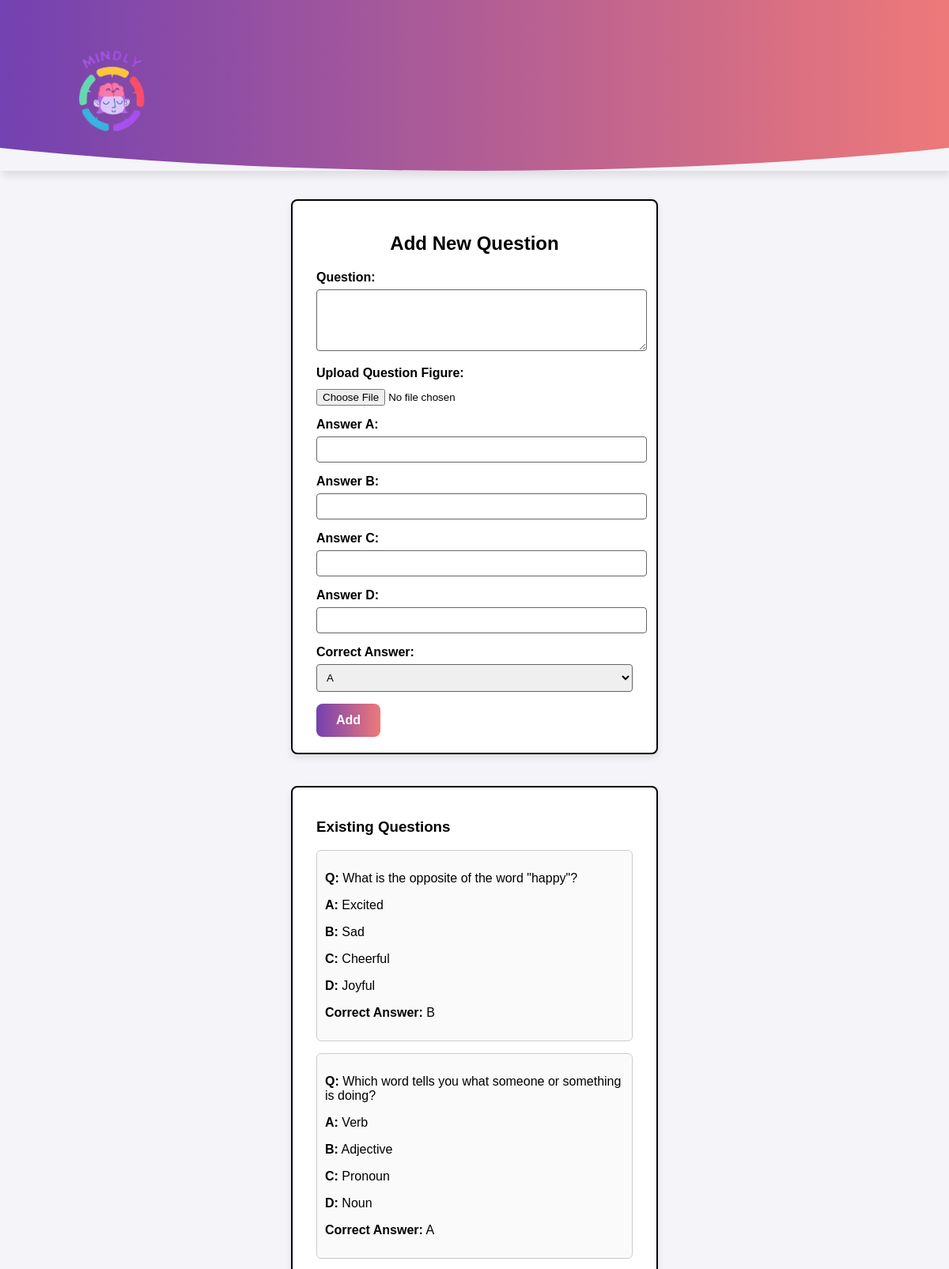
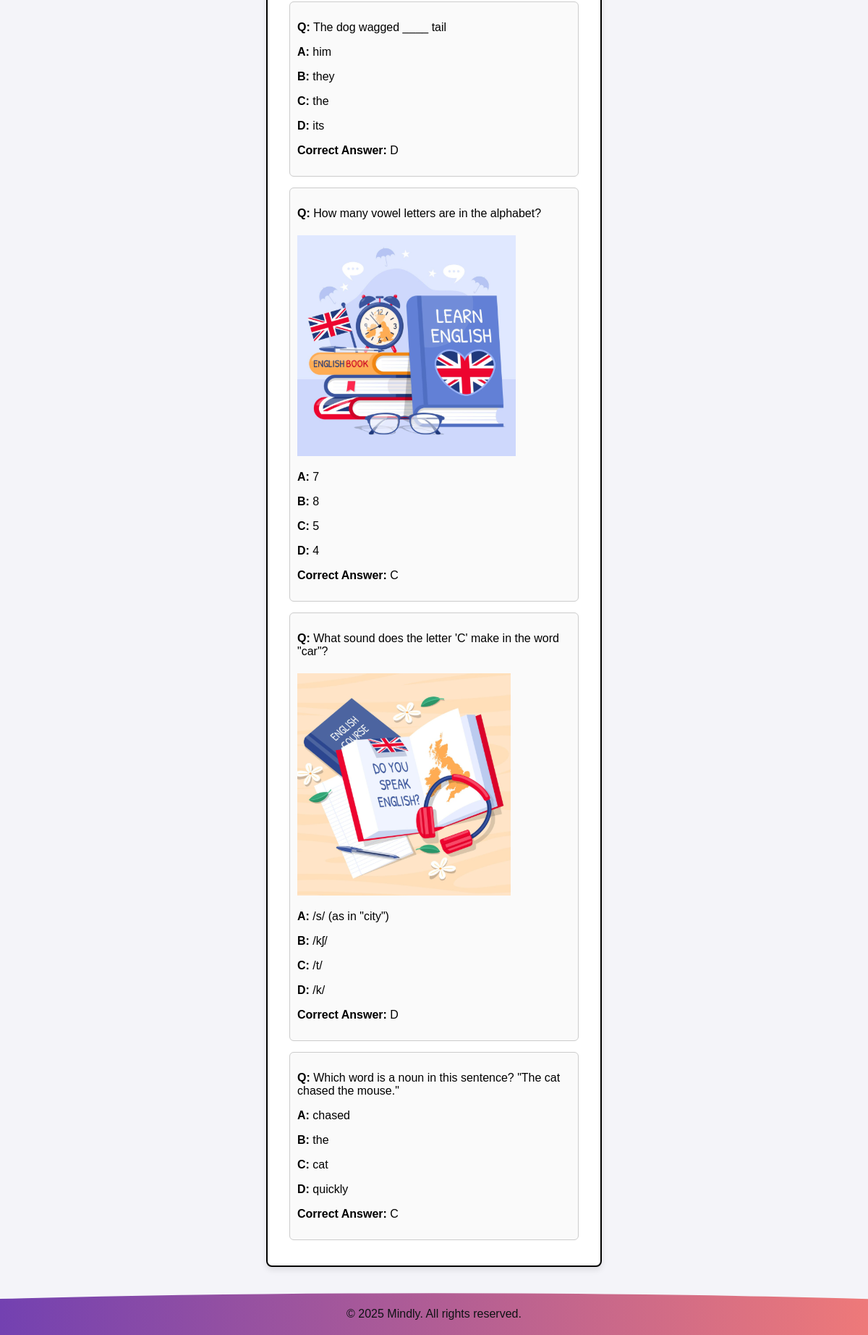
/web2/Addquestion.php?quizID=3342 (signed in), run on the app's committed database (2 pictures, top to bottom).
### tables this page shows
CREATE TABLE `quizquestion` (
  `id` int(11) NOT NULL,
  `quizID` int(11) NOT NULL,
  `question` varchar(500) NOT NULL,
  `questionFigureFileName` varchar(500) NOT NULL,
  `answerA` varchar(500) NOT NULL,
  `answerB` varchar(500) NOT NULL,
  `answerC` varchar(500) NOT NULL,
  `answerD` varchar(500) NOT NULL,
  `correctAnswer` enum('A','B','C','D') NOT NULL
);

### web2/Addquestion.php (the view, shortened to what this page needs)
<?php
$servername = "localhost";
$username = "root";
$password = "root";
$dbname = "mindlydatabase";
$conn = mysqli_connect($servername, $username, $password, $dbname);
$quizID = $_GET['quizID'];
$questions = [];
$sql = "SELECT * FROM quizquestion WHERE quizID = '$quizID'";
$result = mysqli_query($conn, $sql);
if ($result) {
    while ($row = mysqli_fetch_assoc($result)) {
        $questions[] = $row;
    }
}
?>
<!DOCTYPE html>
<html lang="en">
<head>
</head>
<body>
    <header>
        <nav>
          <ul>
            <li><a href="Educators_homepage.php"><img src="images/mindly.png" alt="Mindly Logo" /></a></li>
          </ul>
        </nav>
    </header>
  <br/><br/>
  <div class="container">
    <h2>Add New Question</h2>
    <form method="POST" enctype="multipart/form-data">
      <div class="form-group">
        <label>Question:</label>
        <textarea name="question" rows="4" required></textarea>
      </div>
      <div class="form-group">
        <label>Upload Question Figure:</label>
        <input type="file" name="questionImage" accept="image/*">
      </div>
      <div class="form-group">
        <label>Answer A:</label>
        <input type="text" name="answerA" required>
      </div>
      <div class="form-group">
        <label>Answer B:</label>
        <input type="text" name="answerB" required>
      </div>
      <div class="form-group">
        <label>Answer C:</label>
        <input type="text" name="answerC" required>
      </div>
      <div class="form-group">
        <label>Answer D:</label>
        <input type="text" name="answerD" required>
      </div>
      <div class="form-group">
        <label>Correct Answer:</label>
        <select name="correctAnswer" required>
          <option value="A">A</option>
        </select>
      </div>
      <button type="submit">Add</button>
    </form>
  </div>
  <div class="container question-list">
    <h3>Existing Questions</h3>
    <?php if (count($questions) > 0): ?>
        <?php foreach ($questions as $q): ?>
            <div class="question-item">
                <p><strong>Q:</strong> <?php echo htmlspecialchars($q['question']); ?></p>
                <?php if (!empty($q['questionFigureFileName'])): ?>
                    <img src="<?php echo htmlspecialchars($q['questionFigureFileName']); ?>" alt="Question Image">
                <?php endif; ?>
                <p><strong>A:</strong> <?php echo htmlspecialchars($q['answerA']); ?></p>
                <p><strong>B:</strong> <?php echo htmlspecialchars($q['answerB']); ?></p>
                <p><strong>C:</strong> <?php echo htmlspecialchars($q['answerC']); ?></p>
                <p><strong>D:</strong> <?php echo htmlspecialchars($q['answerD']); ?></p>
                <p><strong>Correct Answer:</strong> <?php echo $q['correctAnswer']; ?></p>
            </div>
        <?php endforeach; ?>
    <?php else: ?>
        <p>No questions added yet.</p>
    <?php endif; ?>
  </div>
  <br/><br/>
  <footer>
    <p>&copy; 2025 Mindly. All rights reserved.</p>
  </footer>
</body>
</html>

### web2/Addquestion.php (style rules this page uses)
body { font-family: Arial, sans-serif; display: flex; flex-direction: column; min-height: 100vh; margin: 0; background: #f4f4f9; }
.container { background: white; padding: 20px 30px; border: 2px solid #000; border-radius: 8px; width: 400px; box-shadow: 0px 4px 8px rgba(0,0,0,0.1); margin: auto; }
.container h2 { text-align: center; margin-bottom: 20px; }
.form-group { margin-bottom: 15px; }
label { display: block; font-weight: bold; margin-bottom: 6px; }
textarea, input[type="text"], select { width: 100%; padding: 8px; border: 1px solid #666; border-radius: 4px; }
input[type="file"] { margin-top: 5px; }
button { display: inline-block; padding: 12px 25px; border-radius: 8px; border: none; cursor: pointer; font-size: 16px; font-weight: bold; text-decoration: none; color: #fff; background-image: linear-gradient(to right, #7341b1, #ee7979); transition: background 0.3s ease, transform 0.3s ease; }
header { box-shadow: 2px 6px 10px rgba(0, 0, 0, 0.1); }
nav { background-image: linear-gradient(to right, #7341b1, #ee7979); clip-path: ellipse(100% 100% at 50% 0%); overflow: hidden; width: 100%; box-shadow: 0 4px 8px rgba(0, 0, 0, 0.1); }
nav li { list-style-type: none; float: left; }
nav img { height: 50%; width: 40%; }
footer { margin-top: auto; background-image: linear-gradient(to right, #7341b1, #ee7979); clip-path: ellipse(100% 100% at 50% 100%); width: 100%; padding: 20px 0; text-align: center; }
footer p { margin: 0; font-size: 16px; color: #0f1214; }
.question-list { margin-top: 40px; }
.question-item { border: 1px solid #ccc; border-radius: 6px; padding: 10px; margin-bottom: 15px; background-color: #fafafa; }
.question-item img { max-width: 100%; margin-top: 5px; }

### data on the page
quizquestion: question "What is the opposite of the word \"happy\"?", answerA "Excited", answerB "Sad", answerC "Cheerful", answerD "Joyful", correctAnswer "B"
quizquestion: question "Which word tells you what someone or something is doing?", answerA "Verb", answerB "Adjective", answerC "Pronoun", answerD "Noun", correctAnswer "A"
quizquestion: question "The dog wagged ____ tail", answerA "him", answerB "they", answerC "the", answerD "its", correctAnswer "D"
quizquestion: question "How many vowel letters are in the alphabet?", questionFigureFileName (picture), answerA "7", answerB "8", answerC "5", answerD "4", correctAnswer "C"
quizquestion: question "What sound does the letter 'C' make in the word \"car\"?", questionFigureFileName (picture), answerA "/s/ (as in \"city\")", answerB "/kʃ/", answerC "/t/", answerD "/k/", correctAnswer "D"
quizquestion: question "Which word is a noun in this sentence? \"The cat chased the mouse.\"", answerA "chased", answerB "the", answerC "cat", answerD "quickly", correctAnswer "C"
